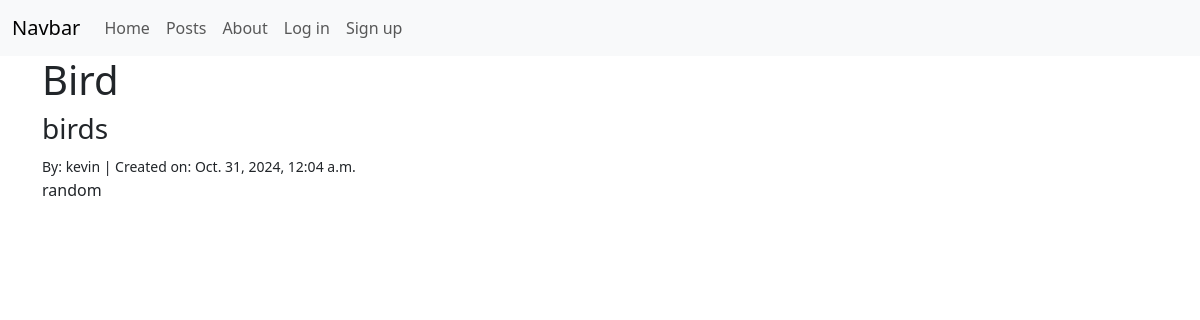
The app's page /posts/1/ with its own data.
### posts/models.py (models this page shows, shortened)
class Post(models.Model):
    title = models.CharField(max_length=128)
    subtitle = models.CharField(max_length=256)
    body = models.TextField()
    author = models.ForeignKey(
        get_user_model(),
        on_delete=models.CASCADE,
    )
    status = models.ForeignKey(
        Status,
        on_delete=models.CASCADE
    )
    created_on = models.DateTimeField(auto_now_add=True)

### posts/views.py (the view)
# urls.py: path('<int:pk>/', views.PostDetailView.as_view(), name='detail'),
class PostDetailView(UserPassesTestMixin, DetailView):
    template_name = "posts/detail.html"
    model = Post
    def test_func(self):
        post = self.get_object()
        if post.status.name == "archived":
            if self.request.user.is_authenticated:
                return True
        elif post.status.name == 'draft':
            if self.request.user.is_authenticated:
                return self.request.user == post.author
            return False
        else:
            return True

### templates/posts/detail.html (shortened to what this page needs)
{% extends 'base.html' %}
{% block content %}
<h1>{{ post.title}}</h1>
<h3>{{ post.subtitle}}</h3>
<small>By: {{ post.author }} | Created on: {{ post.created_on}}</small>
<p>{{ post.body}}</p>
{% endblock content %}

### records on screen
Post: title "Bird", subtitle "birds", author "kevin", created_on "Oct. 31, 2024, 12:04 a.m.", body "random"
